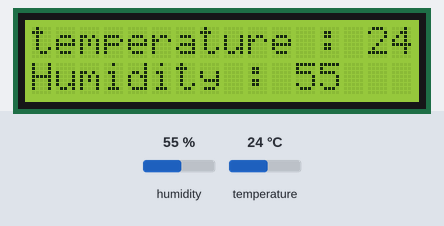
The sketch below on a simulated Arduino Uno, built with avr-gcc and run on an emulated ATmega328P. Parts: 16×2 character LCD. The inputs (shaded band) are chosen by the test bench; at power-on: humidity 55 %, temperature 24 °C.

Above: at 3.2 s.
3.3 s: humidity set to 22 %
At 5.2 s:
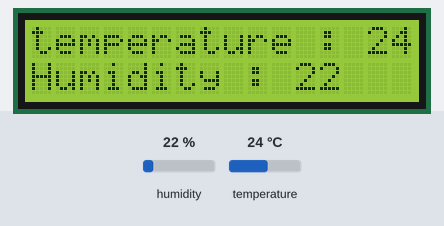
6.0 s: temperature set to 12 °C
At 7.6 s:
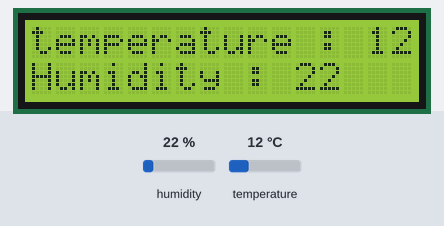
8.7 s: humidity set to 40 %
At 11.1 s:
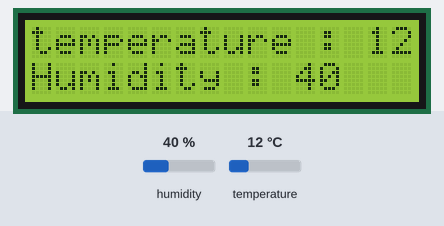
14.7 s: temperature set to 19 °C
At 16.9 s:
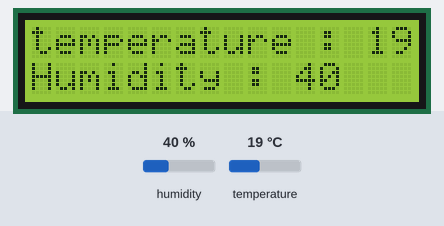
Timing chart, 0 to 18.4 s (numbered marks = the images above; inputs shaded):
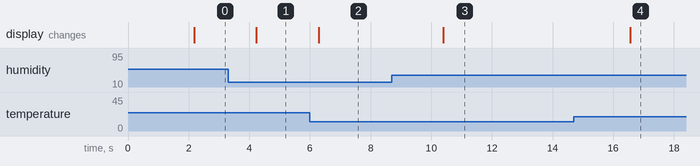

The sketch:

20210727_DHT2.ino
```cpp
//2초마다 측정한 온도, 습도값 화면에 보여주기
#include <DHT.h>
#include <DHT_U.h>
#include <LiquidCrystal_I2C.h>

DHT mydht(12,DHT11);

LiquidCrystal_I2C mytlcd (0x27,16,2);

void setup() {
  mydht.begin();
  mytlcd.init();
  mytlcd.backlight();
  Serial.begin(9600);
  delay(2000);
}

void loop() {
  int temp = mydht.readTemperature();
  int humi = mydht.readHumidity();
  mytlcd.init();
  mytlcd.backlight();
  mytlcd.setCursor(0,0);
  mytlcd.print("temperature : ");
  mytlcd.print(temp);
  mytlcd.setCursor(0,1);
  mytlcd.print("Humidity : ");
  mytlcd.print(humi);
}
```

Measured:
- after the input at 3.3 s, the display: changes after 0.94 s (image 1)
- after the input at 6.0 s, the display: changes after 0.29 s (image 2)
- after the input at 8.7 s, the display: changes after 1.7 s (image 3)
- after the input at 14.7 s, the display: changes after 1.9 s (image 4)
